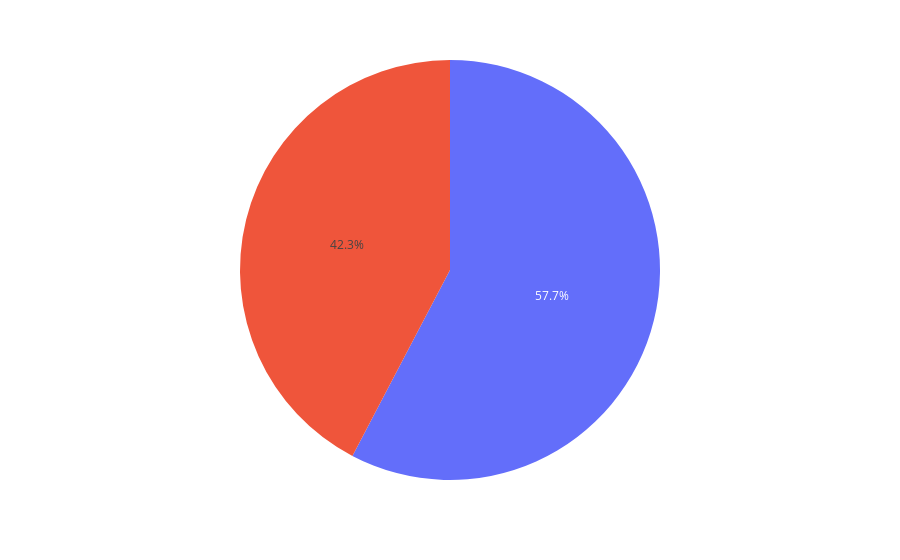

Notebook cell for this chart:
### Code cell
fig = px.pie(values=df['Heredity'], hole=0.0)

# Show the chart
fig.show()

### Figure 1 — Plotly figure (JSON) as saved in the notebook; plotly's stock layout.template omitted (floating-point values rounded to 4 significant figures)
{"data": [{"domain": {"x": [0, 1], "y": [0, 1]}, "hole": 0, "hovertemplate": "value=%{value}<extra></extra>", "legendgroup": "", "name": "", "showlegend": false, "type": "pie", "values": [88, 120]}], "layout": {"autosize": true, "legend": {"tracegroupgap": 0}, "margin": {"t": 60}}}
